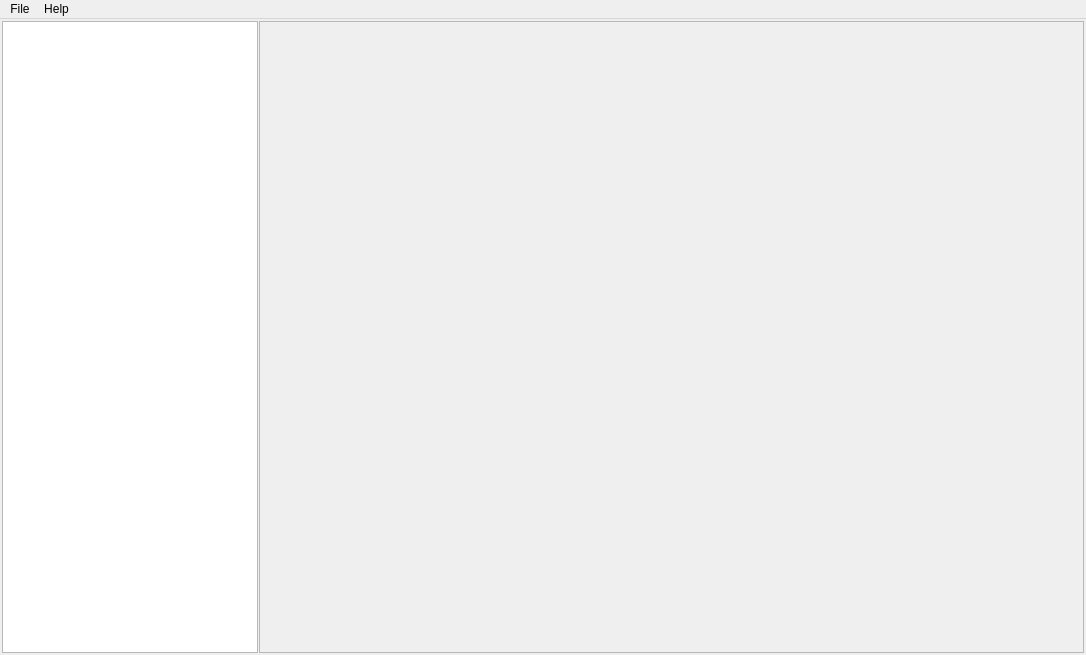
<?xml version="1.0" encoding="UTF-8"?>
<ui version="4.0">
 <class>MainWindow</class>
 <widget class="QMainWindow" name="MainWindow">
  <property name="enabled">
   <bool>true</bool>
  </property>
  <property name="geometry">
   <rect>
    <x>0</x>
    <y>0</y>
    <width>1086</width>
    <height>655</height>
   </rect>
  </property>
  <property name="sizePolicy">
   <sizepolicy hsizetype="Preferred" vsizetype="Preferred">
    <horstretch>0</horstretch>
    <verstretch>0</verstretch>
   </sizepolicy>
  </property>
  <property name="windowTitle">
   <string>MainWindow</string>
  </property>
  <widget class="QWidget" name="centralwidget">
   <layout class="QVBoxLayout" name="verticalLayout">
    <property name="spacing">
     <number>1</number>
    </property>
    <property name="leftMargin">
     <number>1</number>
    </property>
    <property name="topMargin">
     <number>1</number>
    </property>
    <property name="rightMargin">
     <number>1</number>
    </property>
    <property name="bottomMargin">
     <number>1</number>
    </property>
    <item>
     <widget class="QWidget" name="widget" native="true">
      <layout class="QHBoxLayout" name="horizontalLayout">
       <property name="spacing">
        <number>1</number>
       </property>
       <property name="leftMargin">
        <number>1</number>
       </property>
       <property name="topMargin">
        <number>1</number>
       </property>
       <property name="rightMargin">
        <number>1</number>
       </property>
       <property name="bottomMargin">
        <number>1</number>
       </property>
       <item>
        <widget class="QTreeView" name="treeView">
         <property name="sizePolicy">
          <sizepolicy hsizetype="Minimum" vsizetype="Expanding">
           <horstretch>0</horstretch>
           <verstretch>0</verstretch>
          </sizepolicy>
         </property>
        </widget>
       </item>
       <item>
        <widget class="QScrollArea" name="scrollArea_2">
         <property name="widgetResizable">
          <bool>true</bool>
         </property>
         <widget class="QWidget" name="scrollAreaWidgetContents_2">
          <property name="geometry">
           <rect>
            <x>0</x>
            <y>0</y>
            <width>823</width>
            <height>627</height>
           </rect>
          </property>
         </widget>
        </widget>
       </item>
      </layout>
     </widget>
    </item>
   </layout>
  </widget>
  <widget class="QMenuBar" name="menuBar">
   <property name="geometry">
    <rect>
     <x>0</x>
     <y>0</y>
     <width>1086</width>
     <height>22</height>
    </rect>
   </property>
   <widget class="QMenu" name="menuFile">
    <property name="title">
     <string>File</string>
    </property>
    <widget class="QMenu" name="menuExport">
     <property name="title">
      <string>Export</string>
     </property>
     <addaction name="actionNeXuS"/>
     <addaction name="actionUSID"/>
    </widget>
    <addaction name="actionOpen_2"/>
    <addaction name="actionOpen_many"/>
    <addaction name="menuExport"/>
    <addaction name="actionClose"/>
   </widget>
   <widget class="QMenu" name="menuHelp">
    <property name="title">
     <string>Help</string>
    </property>
    <addaction name="actionAbout"/>
   </widget>
   <addaction name="menuFile"/>
   <addaction name="menuHelp"/>
  </widget>
  <action name="actionOpen_2">
   <property name="text">
    <string>Open</string>
   </property>
  </action>
  <action name="actionOpen_many">
   <property name="text">
    <string>Open many</string>
   </property>
  </action>
  <action name="actionNeXuS">
   <property name="text">
    <string>NeXuS</string>
   </property>
  </action>
  <action name="actionAbout">
   <property name="text">
    <string>About</string>
   </property>
  </action>
  <action name="actionUSID">
   <property name="text">
    <string>USID</string>
   </property>
  </action>
  <action name="actionClose">
   <property name="text">
    <string>Close</string>
   </property>
  </action>
 </widget>
 <resources/>
 <connections/>
</ui>
